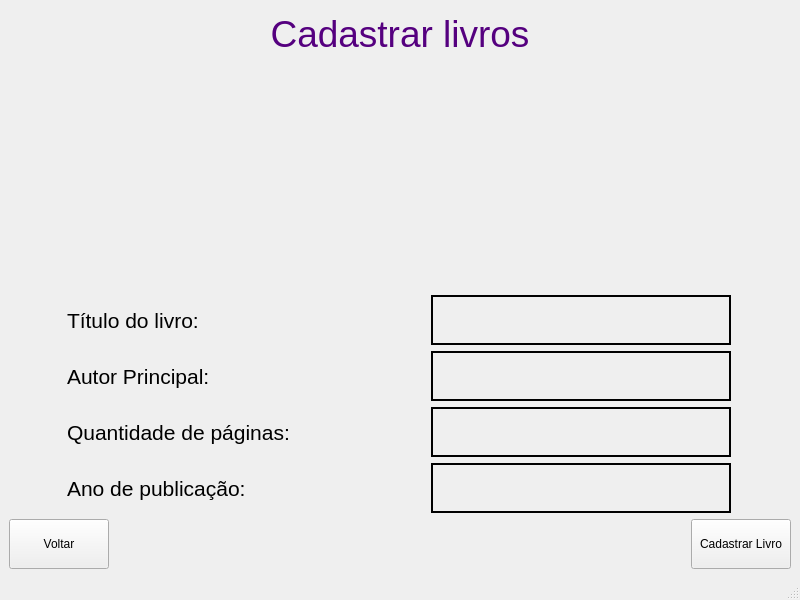
<?xml version="1.0" encoding="UTF-8"?>
<ui version="4.0">
 <class>MainWindow</class>
 <widget class="QMainWindow" name="MainWindow">
  <property name="geometry">
   <rect>
    <x>0</x>
    <y>0</y>
    <width>800</width>
    <height>600</height>
   </rect>
  </property>
  <property name="windowTitle">
   <string>MainWindow</string>
  </property>
  <widget class="QWidget" name="centralwidget">
   <layout class="QVBoxLayout" name="verticalLayout_2">
    <item>
     <widget class="QTextBrowser" name="textBrowser">
      <property name="minimumSize">
       <size>
        <width>0</width>
        <height>0</height>
       </size>
      </property>
      <property name="layoutDirection">
       <enum>Qt::LeftToRight</enum>
      </property>
      <property name="styleSheet">
       <string notr="true">background: transparent;
border: none;</string>
      </property>
      <property name="html">
       <string>&lt;!DOCTYPE HTML PUBLIC &quot;-//W3C//DTD HTML 4.0//EN&quot; &quot;http://www.w3.org/TR/REC-html40/strict.dtd&quot;&gt;
&lt;html&gt;&lt;head&gt;&lt;meta name=&quot;qrichtext&quot; content=&quot;1&quot; /&gt;&lt;style type=&quot;text/css&quot;&gt;
p, li { white-space: pre-wrap; }
&lt;/style&gt;&lt;/head&gt;&lt;body style=&quot; font-family:'MS Shell Dlg 2'; font-size:7.8pt; font-weight:400; font-style:normal;&quot;&gt;
&lt;p align=&quot;center&quot; style=&quot; margin-top:0px; margin-bottom:0px; margin-left:0px; margin-right:0px; -qt-block-indent:0; text-indent:0px;&quot;&gt;&lt;span style=&quot; font-size:28pt; color:#55007f;&quot;&gt;Cadastrar livros&lt;/span&gt;&lt;/p&gt;&lt;/body&gt;&lt;/html&gt;</string>
      </property>
     </widget>
    </item>
    <item>
     <layout class="QVBoxLayout" name="verticalLayout">
      <item>
       <layout class="QHBoxLayout" name="horizontalLayout_7">
        <item>
         <widget class="QLabel" name="label_titulo">
          <property name="minimumSize">
           <size>
            <width>300</width>
            <height>50</height>
           </size>
          </property>
          <property name="maximumSize">
           <size>
            <width>300</width>
            <height>50</height>
           </size>
          </property>
          <property name="font">
           <font>
            <pointsize>16</pointsize>
           </font>
          </property>
          <property name="text">
           <string>Título do livro:</string>
          </property>
         </widget>
        </item>
        <item>
         <widget class="QLineEdit" name="line_titulo">
          <property name="minimumSize">
           <size>
            <width>300</width>
            <height>50</height>
           </size>
          </property>
          <property name="maximumSize">
           <size>
            <width>300</width>
            <height>50</height>
           </size>
          </property>
          <property name="styleSheet">
           <string notr="true">background: transparent;
 border: 2px solid black;</string>
          </property>
         </widget>
        </item>
       </layout>
      </item>
      <item>
       <layout class="QHBoxLayout" name="horizontalLayout_8">
        <item>
         <widget class="QLabel" name="label_autor">
          <property name="minimumSize">
           <size>
            <width>300</width>
            <height>50</height>
           </size>
          </property>
          <property name="maximumSize">
           <size>
            <width>300</width>
            <height>50</height>
           </size>
          </property>
          <property name="font">
           <font>
            <pointsize>16</pointsize>
           </font>
          </property>
          <property name="text">
           <string>Autor Principal:</string>
          </property>
         </widget>
        </item>
        <item>
         <widget class="QLineEdit" name="line_autor">
          <property name="minimumSize">
           <size>
            <width>300</width>
            <height>50</height>
           </size>
          </property>
          <property name="maximumSize">
           <size>
            <width>300</width>
            <height>50</height>
           </size>
          </property>
          <property name="styleSheet">
           <string notr="true">background: transparent;
 border: 2px solid black;</string>
          </property>
         </widget>
        </item>
       </layout>
      </item>
      <item>
       <layout class="QHBoxLayout" name="horizontalLayout_5">
        <item>
         <widget class="QLabel" name="label_Qpaginas">
          <property name="minimumSize">
           <size>
            <width>300</width>
            <height>50</height>
           </size>
          </property>
          <property name="maximumSize">
           <size>
            <width>300</width>
            <height>50</height>
           </size>
          </property>
          <property name="font">
           <font>
            <pointsize>16</pointsize>
           </font>
          </property>
          <property name="text">
           <string>Quantidade de páginas:</string>
          </property>
         </widget>
        </item>
        <item>
         <widget class="QLineEdit" name="line_Qpaginas">
          <property name="minimumSize">
           <size>
            <width>300</width>
            <height>50</height>
           </size>
          </property>
          <property name="maximumSize">
           <size>
            <width>300</width>
            <height>50</height>
           </size>
          </property>
          <property name="styleSheet">
           <string notr="true">background: transparent;
 border: 2px solid black;</string>
          </property>
         </widget>
        </item>
       </layout>
      </item>
      <item>
       <layout class="QHBoxLayout" name="horizontalLayout_6">
        <item>
         <widget class="QLabel" name="label_publicacao">
          <property name="minimumSize">
           <size>
            <width>300</width>
            <height>50</height>
           </size>
          </property>
          <property name="maximumSize">
           <size>
            <width>300</width>
            <height>50</height>
           </size>
          </property>
          <property name="font">
           <font>
            <pointsize>16</pointsize>
           </font>
          </property>
          <property name="text">
           <string>Ano de publicação:</string>
          </property>
         </widget>
        </item>
        <item>
         <widget class="QLineEdit" name="line_publicacao">
          <property name="minimumSize">
           <size>
            <width>300</width>
            <height>50</height>
           </size>
          </property>
          <property name="maximumSize">
           <size>
            <width>300</width>
            <height>50</height>
           </size>
          </property>
          <property name="styleSheet">
           <string notr="true">background: transparent;
 border: 2px solid black;</string>
          </property>
         </widget>
        </item>
       </layout>
      </item>
     </layout>
    </item>
    <item>
     <layout class="QHBoxLayout" name="horizontalLayout_4">
      <item>
       <widget class="QPushButton" name="voltar_2">
        <property name="sizePolicy">
         <sizepolicy hsizetype="Minimum" vsizetype="Fixed">
          <horstretch>0</horstretch>
          <verstretch>0</verstretch>
         </sizepolicy>
        </property>
        <property name="minimumSize">
         <size>
          <width>100</width>
          <height>50</height>
         </size>
        </property>
        <property name="maximumSize">
         <size>
          <width>100</width>
          <height>50</height>
         </size>
        </property>
        <property name="text">
         <string>Voltar</string>
        </property>
       </widget>
      </item>
      <item>
       <spacer name="horizontalSpacer_2">
        <property name="orientation">
         <enum>Qt::Horizontal</enum>
        </property>
        <property name="sizeHint" stdset="0">
         <size>
          <width>40</width>
          <height>20</height>
         </size>
        </property>
       </spacer>
      </item>
      <item>
       <widget class="QPushButton" name="cadastrar">
        <property name="minimumSize">
         <size>
          <width>100</width>
          <height>50</height>
         </size>
        </property>
        <property name="maximumSize">
         <size>
          <width>100</width>
          <height>50</height>
         </size>
        </property>
        <property name="text">
         <string>Cadastrar Livro</string>
        </property>
       </widget>
      </item>
     </layout>
    </item>
   </layout>
  </widget>
  <widget class="QMenuBar" name="menubar">
   <property name="geometry">
    <rect>
     <x>0</x>
     <y>0</y>
     <width>800</width>
     <height>26</height>
    </rect>
   </property>
  </widget>
  <widget class="QStatusBar" name="statusbar"/>
 </widget>
 <resources/>
 <connections/>
</ui>
